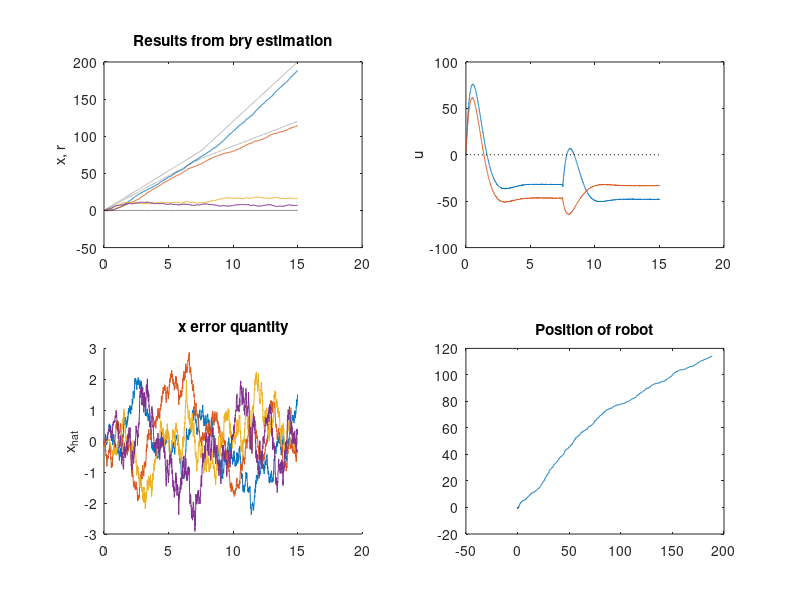

This figure's MATLAB source: (Note: this script raises an error after producing the figure.)
%Discrete LQR + Kalman Filter
function [] = estimation()

clear
figure(1)
% clf
% figure
%choose estimator type
% estimator = 'kalman';
estimator = 'bry';
%estimator = 'sigma_points';
% estimator = 'particle_filter';
% global A B C;


m = 10;
cx = 3;
cy = 5;
kx = 0;
ky = 0;

Q = .02*eye(4); %noise covariances.
R = .01*eye(2);

N = 1000;   %number of iterations to run.
tf = 15;


r(:,1) = linspace(0, 80, N);     %reference trajectory
r(:,2) = linspace(0, 70, N);
r(:,3) = zeros(1,N);
r(:,4) = zeros(1,N);
r = r';
r(1, N+1:2*N) = linspace(80, 200, N);
r(2, N+1:2*N) = linspace(70, 120, N);
r(3,N+1:2*N) = zeros(1,N);
r(4,N+1:2*N) = zeros(1,N);

N_pts = size(r,2);
t = linspace(0, tf, N_pts);
dt = t(2) - t(1);
A_cont = [0 0 1 0; 0 0 0 1; kx/m 0 cx/m 0; 0 ky/m 0 cy/m];      %linear system matrices.
B_cont =[0 0 1/m 0; 0 0 0 1/m]';
C_cont = [1 0 0 0; 0 1 0 0];
sys_cont = ss(A_cont, B_cont, C_cont, zeros(2,2));
sys_disc = c2d(sys_cont, dt);
A = sys_disc.a;
B = sys_disc.b;
C = sys_disc.c;

Q_lqr = 10*[10 0 0 0; 0 10 0 0; 0 0 0 0; 0 0 0 0];       %lqr cost function matrices.
R_lqr = 0.1*eye(2);
[K_ss, ~, ~] = dlqr(A, B, Q_lqr, R_lqr); %K is lqr gain, P is solution to Riccatti eqn, E is eig(A-BK) of system
% [L_ss, ~, ~] = dlqr(A', C', Q, R);

w = .1*randn(2, N_pts);        %gaussian noise
v = .2*randn(2, N_pts);
G = eye(2);
H = eye(2);

% % for tracking controller
P = zeros(4,4,N_pts);
s = zeros(4,4,N_pts);
Qf = [1 0 0 0; 0 1 0 0; 0 0 10 0; 0 0 0 10];
% s(:,N) = - Qf*r(:,N);
for k= N_pts:-1:2       %propogate the solution to the Riccatti eqn. backwards.
    P_dot= - P(:,:,k)*A - A'*P(:,:,k) + P(:,:,k)*B*inv(R_lqr)*B'*P(:,:,k)- Q_lqr;
    s_dot= (P(:,:,k)*B*inv(R)*B'- A')*s(:,k) + Q*r(:,k);
    P(:,:,k-1)= P(:,:,k) - P_dot*dt;
    s(:,k-1)= s(:,k) - s_dot*dt;
end

u = zeros(2,N);
    x_nominal = zeros(4,N_pts);
    x_nominal(:,1) = [r(1,1) r(2,1) 0 0]';
    z(:,1) = [0 0]';
    
  %Initialize the correct conditions.  
if strcmp(estimator,'kalman')
        x_hat_plus = zeros(4,N_pts);
        x_hat_plus(:,1) = [0 0 0 0]';
        P_plus(:,:,1) = zeros(4,4); 
elseif strcmp(estimator,'bry')
    x(:,1) = [0 0 0 0]';
    x_hat(:,1) = [0 0 0 0]';

    sigma_update = zeros(4,4,N_pts);
    lambda = zeros(4,4,N_pts);
    u_error = zeros(2,N_pts);
elseif strcmp(estimator, 'sigma_points')
        x_hat_plus = zeros(4,N_pts);
        x_hat_plus(:,1) = [0 0 0 0]';
        P_plus(:,:,1) = zeros(4,4);
end

for k=2:N_pts
   x_nominal(:,k) = A*x_nominal(:,k-1) + B*u(:,k-1);
   %trajectory control
    u(:,k) = -K_ss*(x_nominal(:,k) - r(:,k)) + G*v(:,k) - R\B'*s(:,k);
    

   %     %state estimation
    switch estimator
        case 'kalman'
            [x_hat_plus(:,k), P_plus(:,:,k), ] = kalman(A, B, C, Q, R, u(:,k), x_nominal(:,k), P_plus(:,:,k-1), x_hat_plus(:,k-1), w(:,k));
        case 'bry'
            u_error(:,k) = -K_ss*x_hat(:,k-1) + G*v(:,k-1);
           [x_hat(:,k), sigma_update(:,:,k), lambda(:,:,k)] =  bry_estimation(A, B, C,Q, R, K_ss, x_hat(:,k-1), u_error(:,k-1), sigma_update(:,:,k-1), lambda(:,:, k-1), H, w(:,k));
            x(:,k) = (x_nominal(:,k) + x_hat(:,k));
        case 'sigma_points'
            [x_hat_plus(:,k), P_plus(:,:,k), ] = sigma_points(A, B, C, Q, R, u(:,k), x_hat_plus(:,k-1), P_plus(:,:,k-1));
        case 'particle_filter'

    end
end

%Plotting results
if strcmp(estimator,'kalman')
    subplot(2,2,1)
    plot(t, r, 'k:', t, x_hat_plus)
     str = strcat( 'Results from',estimator, ' estimation');
    title(str)
    subplot(2,2,2)
    plot(t,u)
    hold on
    plot([0;15],[0;0], 'k:')
    subplot(2,2,3)
    
    subplot(2,2,4)
    plot(x_hat_plus(1,:), x_hat_plus(2,:))
    title('Position of robot')
    hold on
    for i = 1:100:N
        plot_gaussian_ellipsoid([x_hat_plus(1, i), x_hat_plus(2,i)], sqrt(P_plus(1:2,1:2,i)), 1, 25); % mean, std dev, stdwidth (2~= .86), n points. 
    end
    legend('estimated position', 'error ellipse', 'Location', 'NorthWest')
elseif strcmp(estimator, 'bry')
    subplot(2,2,1)
    plot(t, x)
    ylabel('x, r')
    hold on
    plot(t,r,'k:')
        str = strcat( 'Results from {}',estimator, ' estimation');
    title(str)
    subplot(2,2,2)
    plot(t,u)
    ylabel('u')
    hold on
    plot([0;15],[0;0], 'k:')
    subplot(2,2,3)
    hold on
    plot(t, x_hat)
    ylabel('x_{hat}')
    title('x error quantity')
    subplot(2,2,4)
    plot(x(1,:), x(2,:))
    title('Position of robot')
    hold on
    for i = 1:100:N_pts
        plot_gaussian_ellipsoid([x(1, i), x(2,i)], sqrt(sigma_update(1:2,1:2,i) + lambda(1:2,1:2,i)), 1, 25); % mean, std dev, stdwidth (2~= .86), n points. 
%         plot_gaussian_ellipsoid([x(1, i), x(2,i)], sqrt(sigma_update(1:2,1:2,i)) , 2, 25); % mean, std dev, stdwidth (2~= .86), n points. 
    plot(x(1,i), x(2,i), 'rx')
    end
    legend('estimated position', 'error ellipse', 'Location', 'NorthWest')
end

end


function [x_hat_plus, P_plus] = kalman(A, B, C, Q, R, u, x_nominal, P_plus, x_hat_plus, w)
  %Regular Kalman Filter.
    x_hat_minus = A*x_hat_plus + B*u;
    P_minus = A*P_plus*A' + Q;
    z = C*x_nominal+ w;

    K = P_minus*C'/(C*P_minus*C' + R);
    x_hat_plus = x_hat_minus + K*(z - C*x_hat_minus);
    P_plus = inv(P_minus);
end


function [x_hat, sigma_update, lambda] =  bry_estimation(A, B, C, Q, R, K_ss, x_hat, u_error, sigma_update, lambda,H, w)
                            %     %prediction step
    x_pred = A*x_hat + B*u_error;
    sigma_pred = A*sigma_update*A' + Q;
    z_err = C*x_pred + H*w;  %Take a measurement, plus some noise.

%     %update step
    S = C*sigma_pred*C' + R;
    L = sigma_pred*C'/S;
    x_hat = x_pred + L*(z_err- C*x_pred);
    sigma_update = sigma_pred - L*C*sigma_pred;

    lambda = (A-B*K_ss)*lambda*(A-B*K_ss)'+ L*C*sigma_pred;
end

function [x_plus, P_plus] = sigma_points(A, B, C, Q, R, u, x_hat, P)
        n = 4;
        kap = 50;
        alpha = 0.5;
        beta = 2;
        lam = alpha^2*(n+kap) - n;
        wm(1) = lam/(n+lam);
        wv(1) = wm(1) + (1-alpha^2+beta^2);
       %choose sigma points
        sqrt_P=sqrtm((n+lam)*P);
        for i=2:2*n+1
            wm(i)=1/(2*(n+lam));
            wv(i)=wm(i);
        end
        sig_pts(1,:) = x_hat;
        for i=1:n
            sig_pts(2,:) = x_hat + sqrt_P(:,i);
        end
       %propogate for prediction step 
        for i=1:2*n+1
            x_sigma(i,:) = A*sig_pts(2,:)' + B*u;
        end
        %recover mean and variance: 
        x_minus=zeros(n,1);
        for i=1:length(wm)
            x_minus=x_minus+wm(i)*x_sigma(:,i);
        end
        P_minus=zeros(n,n);
        for i=1:length(wm)
            P_minus=P_minus+wv(i)*(x_sigma(:,i)-x_minus)*(x_sigma(:,i)-x_minus)';
        end
        P_minus = P_minus + Q;
  
        
        %Choose sigma points for correction step
         
         for i=2:2*n+1
            wm(i)=1/2/(n+lam);
            wv(i)=wm(i);
         end
         sig_pts(1,:) = x_hat;
        for i=1:n
            sig_pts(2,:) = x_hat + sqrt_P(:,i);
        end
        %propogate points (take measurement)
          for i=1:2*n+1
              z(i,:) = C*sig_pts(i,:)+ w;
          end
        %Recover mean and variance
        for i=1:length(wm)
            z_bar=z_bar+wm(i)*z(i,:);
        end
        P_z=zeros(n,n);
        for i=1:length(wm)
            P_z=P_z+wv(i)*(z(:,i)-z_bar)*(z(:,i)-z_bar)';
        end
        P_z = P_z + R;
        P_xz=zeros(n,2);
        for i=1:2*n+1
            P_xz=P_xz+wv(i)*(x_sigma(:,i)-xminus)*(z(:,i)-z_bar)';
        end
     	%correction
        K=P_xz*inv(P_z);
        x_plus=x_minus+K*(z - z_bar);
        P_plus=P_minus - K*P_z*K';


        
        
end
